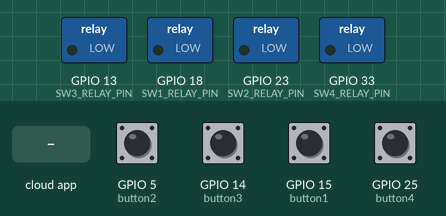
Recording of a sketch running on a simulated ESP32. On the bench: switched loads named in the sketch (green lamp = pin HIGH). Inputs (shaded band) come from the test bench; at power-on: GPIO 5 (button2), GPIO 14 (button3), GPIO 15 (button1), GPIO 25 (button4) LOW. The local clock reads 2024-03-15 10:24:30 at power-on unless the sketch sets it; EEPROM starts erased.

Above: at 1.2 s.
1.3 s: GPIO 5 (button2) pulled HIGH for 0.15 s
At 2.2 s:
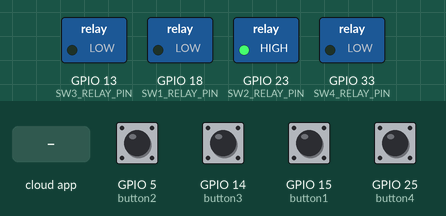
2.9 s: GPIO 14 (button3) pulled HIGH for 0.15 s
At 3.4 s:
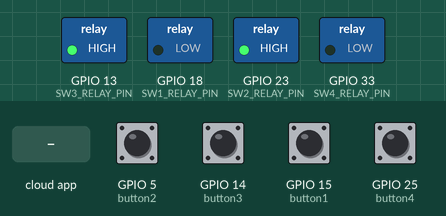
4.5 s: GPIO 15 (button1) pulled HIGH for 0.15 s
At 5.7 s:
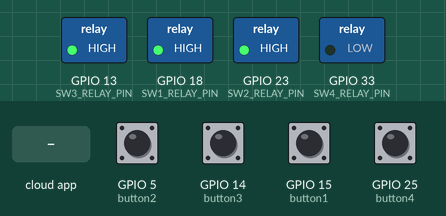
6.1 s: GPIO 25 (button4) pulled HIGH for 0.15 s
At 7.1 s:
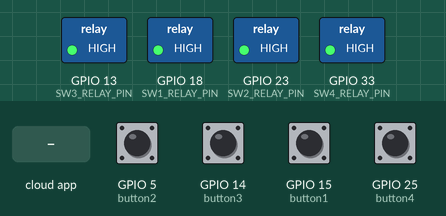
7.7 s: the phone or cloud app sets automation_switch to 0
At 8.3 s:
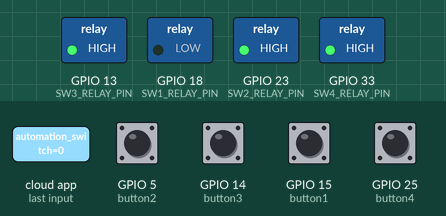
9.2 s: GPIO 5 (button2) pulled HIGH for 1 s
At 9.5 s:
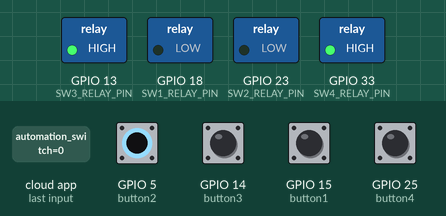
Timing chart, 0 to 12.2 s (numbered marks = the images above; inputs shaded):
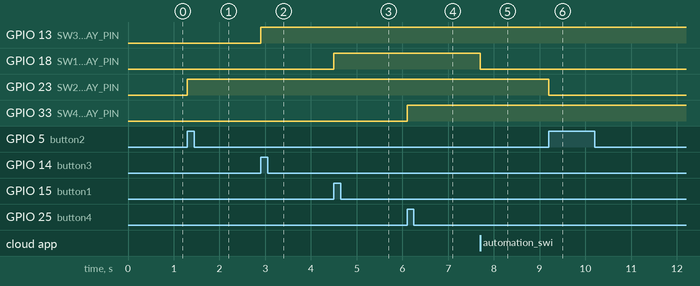

Measured:
- after the input at 1.3 s, GPIO 23 (SW2_RELAY_PIN): LOW → HIGH at once
- after the input at 2.9 s, GPIO 13 (SW3_RELAY_PIN): LOW → HIGH at once
- after the input at 4.5 s, GPIO 18 (SW1_RELAY_PIN): LOW → HIGH at once
- after the input at 6.1 s, GPIO 33 (SW4_RELAY_PIN): LOW → HIGH at once
- after the input at 7.7 s, GPIO 18 (SW1_RELAY_PIN): HIGH → LOW at once
- after the input at 9.2 s, GPIO 23 (SW2_RELAY_PIN): HIGH → LOW at once

The sketch:

ESP32_Timer3.ino
```cpp
#include <ThingerESP32.h>
#include <EEPROM.h>
#include <time.h>

// --- THINGER.IO KİMLİK BİLGİLERİ ---
// --- THINGER.IO KİMLİK BİLGİLERİ ---
#define USERNAME "*********"
#define DEVICE_ID "*********"
#define DEVICE_CREDENTIAL "*********"

// --- AĞ BİLGİLERİ ---
#define SSID "*********"
#define SSID_PASSWORD "*********"

ThingerESP32 thing(USERNAME, DEVICE_ID, DEVICE_CREDENTIAL);

// --- RÖLE VE BUTON PİNLERİ ---
#define SW1_RELAY_PIN 18
#define SW2_RELAY_PIN 23
#define SW3_RELAY_PIN 13
#define SW4_RELAY_PIN 33

#define button1 15
#define button2 5
#define button3 14
#define button4 25

const char* ntpServer = "pool.ntp.org";
const long  gmtOffset_sec = 19800;
const int   daylightOffset_sec = 0;

struct ConfigStruct
{
  int tOn, tOff;
  int startH, startM, stopH, stopM;
  bool days[7];
} cfg;

bool automationActive = false;
bool scheduleActive = false;
bool relay1RealState = false;

bool state2 = false;
bool state3 = false;
bool state4 = false;

unsigned long previousMillis = 0;
unsigned long lastStreamMillis = 0;
bool lastPhys1 = LOW, lastPhys2 = LOW, lastPhys3 = LOW, lastPhys4 = LOW;

void saveConfig()
{
  EEPROM.put(0, cfg);
  EEPROM.commit();
}

void setup()
{
  Serial.begin(115200);

  pinMode(SW1_RELAY_PIN, OUTPUT);
  pinMode(SW2_RELAY_PIN, OUTPUT);
  pinMode(SW3_RELAY_PIN, OUTPUT);
  pinMode(SW4_RELAY_PIN, OUTPUT);
  pinMode(button1, INPUT_PULLDOWN);
  pinMode(button2, INPUT_PULLDOWN);
  pinMode(button3, INPUT_PULLDOWN);
  pinMode(button4, INPUT_PULLDOWN);

  digitalWrite(SW1_RELAY_PIN, LOW);
  digitalWrite(SW2_RELAY_PIN, LOW);
  digitalWrite(SW3_RELAY_PIN, LOW);
  digitalWrite(SW4_RELAY_PIN, LOW);

  EEPROM.begin(sizeof(ConfigStruct));
  EEPROM.get(0, cfg);

  if (cfg.tOn < 0 || cfg.tOn > 59) cfg.tOn = 5;
  if (cfg.tOff < 0 || cfg.tOff > 59) cfg.tOff = 5;
  if (cfg.startH < 0 || cfg.startH > 23) cfg.startH = 0;
  if (cfg.stopH < 0 || cfg.stopH > 23) cfg.stopH = 0;

  thing.add_wifi(SSID, SSID_PASSWORD);
  configTime(gmtOffset_sec, daylightOffset_sec, ntpServer);

  thing["automation_switch"] << [](pson& in)
  {
    if(in.is_empty()) in = automationActive;
    else
    {
       automationActive = in;
       if(automationActive)
       {
        scheduleActive = false;
        previousMillis = millis();
        relay1RealState = true;
        digitalWrite(SW1_RELAY_PIN, HIGH);
       }
       else
       {
        relay1RealState = false;
        digitalWrite(SW1_RELAY_PIN, LOW);
       }
    }
  };

  thing["schedule_mode"] << [](pson& in)
  {
    if(in.is_empty()) in = scheduleActive;
    else
    {
      scheduleActive = in;
      if(scheduleActive)
      {
        automationActive = false;
        relay1RealState = false;
        digitalWrite(SW1_RELAY_PIN, LOW);
      }
      else
      {
        relay1RealState = false;
        digitalWrite(SW1_RELAY_PIN, LOW);
      }
    }
  };

  thing["switch1"] << [](pson& in){ if(in.is_empty()) in = relay1RealState; else { if(!automationActive && !scheduleActive) { relay1RealState = in; digitalWrite(SW1_RELAY_PIN, relay1RealState ? HIGH : LOW); } } };
  thing["switch2"] << [](pson& in){ if(in.is_empty()) in = state2; else { state2 = in; digitalWrite(SW2_RELAY_PIN, state2 ? HIGH : LOW); } };
  thing["switch3"] << [](pson& in){ if(in.is_empty()) in = state3; else { state3 = in; digitalWrite(SW3_RELAY_PIN, state3 ? HIGH : LOW); } };
  thing["switch4"] << [](pson& in){ if(in.is_empty()) in = state4; else { state4 = in; digitalWrite(SW4_RELAY_PIN, state4 ? HIGH : LOW); } };

  thing["timer_on"] << [](pson& in){ if(in.is_empty()) in = cfg.tOn; else { cfg.tOn = in; saveConfig(); previousMillis = millis(); } };
  thing["timer_off"] << [](pson& in){ if(in.is_empty()) in = cfg.tOff; else { cfg.tOff = in; saveConfig(); previousMillis = millis(); } };

  thing["start_h"] << [](pson& in){ if(in.is_empty()) in = cfg.startH; else { cfg.startH = in; saveConfig(); } };
  thing["start_m"] << [](pson& in){ if(in.is_empty()) in = cfg.startM; else { cfg.startM = in; saveConfig(); } };
  thing["stop_h"] << [](pson& in){ if(in.is_empty()) in = cfg.stopH; else { cfg.stopH = in; saveConfig(); } };
  thing["stop_m"] << [](pson& in){ if(in.is_empty()) in = cfg.stopM; else { cfg.stopM = in; saveConfig(); } };

  thing["d_sun"] << [](pson& in){ if(in.is_empty()) in = cfg.days[0]; else { cfg.days[0] = in; saveConfig(); } };
  thing["d_mon"] << [](pson& in){ if(in.is_empty()) in = cfg.days[1]; else { cfg.days[1] = in; saveConfig(); } };
  thing["d_tue"] << [](pson& in){ if(in.is_empty()) in = cfg.days[2]; else { cfg.days[2] = in; saveConfig(); } };
  thing["d_wed"] << [](pson& in){ if(in.is_empty()) in = cfg.days[3]; else { cfg.days[3] = in; saveConfig(); } };
  thing["d_thu"] << [](pson& in){ if(in.is_empty()) in = cfg.days[4]; else { cfg.days[4] = in; saveConfig(); } };
  thing["d_fri"] << [](pson& in){ if(in.is_empty()) in = cfg.days[5]; else { cfg.days[5] = in; saveConfig(); } };
  thing["d_sat"] << [](pson& in){ if(in.is_empty()) in = cfg.days[6]; else { cfg.days[6] = in; saveConfig(); } };

  thing["kalan_sure"] >> [](pson& out)
  {
    if (automationActive)
    {
      unsigned long current = millis();
      unsigned long interval = relay1RealState ? (cfg.tOn * 60000UL) : (cfg.tOff * 60000UL);
      unsigned long elapsed = current - previousMillis;
      if (interval > elapsed)
      {
        int m = (interval - elapsed) / 1000 / 60;
        int s = ((interval - elapsed) / 1000) % 60;
        char buf[6]; sprintf(buf, "%02d:%02d", m, s);
        out = (const char*) buf;
      }
      else out = "00:00";
    }
    else out = "00:00";
  };

  thing["guncel_saat"] >> [](pson& out)
  {
    struct tm timeinfo;
    if(!getLocalTime(&timeinfo))
    {
      out = "Saat Bekleniyor...";
    }
    else
    {
      char timeString[20];
      strftime(timeString, sizeof(timeString), "%H:%M:%S", &timeinfo);
      out = (const char*) timeString;
    }
  };
}

void loop()
{
  thing.handle();
  unsigned long currentMillis = millis();

  if (automationActive)
  {
    unsigned long interval = relay1RealState ? (cfg.tOn * 60000UL) : (cfg.tOff * 60000UL);
    if (currentMillis - previousMillis >= interval)
    {
      previousMillis = currentMillis;
      relay1RealState = !relay1RealState;
      digitalWrite(SW1_RELAY_PIN, relay1RealState ? HIGH : LOW);
    }
  }

  if (scheduleActive)
  {
    struct tm timeinfo;
    if(getLocalTime(&timeinfo))
    {
      int current_wday = timeinfo.tm_wday;

      if (cfg.days[current_wday] == true)
      {
        int current_total_mins = timeinfo.tm_hour * 60 + timeinfo.tm_min;
        int start_total_mins = cfg.startH * 60 + cfg.startM;
        int stop_total_mins = cfg.stopH * 60 + cfg.stopM;

        if (start_total_mins < stop_total_mins)
        {
          if (current_total_mins >= start_total_mins && current_total_mins < stop_total_mins) relay1RealState = true;
          else relay1RealState = false;
        }
        else
        {
          if (current_total_mins >= start_total_mins || current_total_mins < stop_total_mins) relay1RealState = true;
          else relay1RealState = false;
        }
      }
      else
      {
        relay1RealState = false;
      }
      digitalWrite(SW1_RELAY_PIN, relay1RealState ? HIGH : LOW);
    }
  }

  if (currentMillis - lastStreamMillis >= 1000)
  {
    lastStreamMillis = currentMillis;
    if(automationActive) thing.stream("kalan_sure");
    thing.stream("guncel_saat");
  }

  bool phys1 = digitalRead(button1);
  if (phys1 == HIGH && lastPhys1 == LOW)
  {
    if(!automationActive)
    {
      automationActive = true;
      scheduleActive = false;
      relay1RealState = true;
      previousMillis = millis();
      digitalWrite(SW1_RELAY_PIN, HIGH);
    }
    else
    {
      automationActive = false;
      relay1RealState = false;
      digitalWrite(SW1_RELAY_PIN, LOW);
    }
    thing.stream("automation_switch");
    thing.stream("schedule_mode");
    delay(50);
  }
  lastPhys1 = phys1;

  bool phys2 = digitalRead(button2);
  if (phys2 == HIGH && lastPhys2 == LOW)
  {
    state2 = !state2;
    digitalWrite(SW2_RELAY_PIN, state2 ? HIGH : LOW);
    thing.stream("switch2");
    delay(50);
  }
  lastPhys2 = phys2;

  bool phys3 = digitalRead(button3);
  if (phys3 == HIGH && lastPhys3 == LOW)
  {
    state3 = !state3;
    digitalWrite(SW3_RELAY_PIN, state3 ? HIGH : LOW);
    thing.stream("switch3");
    delay(50);
  }
  lastPhys3 = phys3;

  bool phys4 = digitalRead(button4);
  if (phys4 == HIGH && lastPhys4 == LOW)
  {
    state4 = !state4;
    digitalWrite(SW4_RELAY_PIN, state4 ? HIGH : LOW);
    thing.stream("switch4");
    delay(50);
  }
  lastPhys4 = phys4;
}
```
